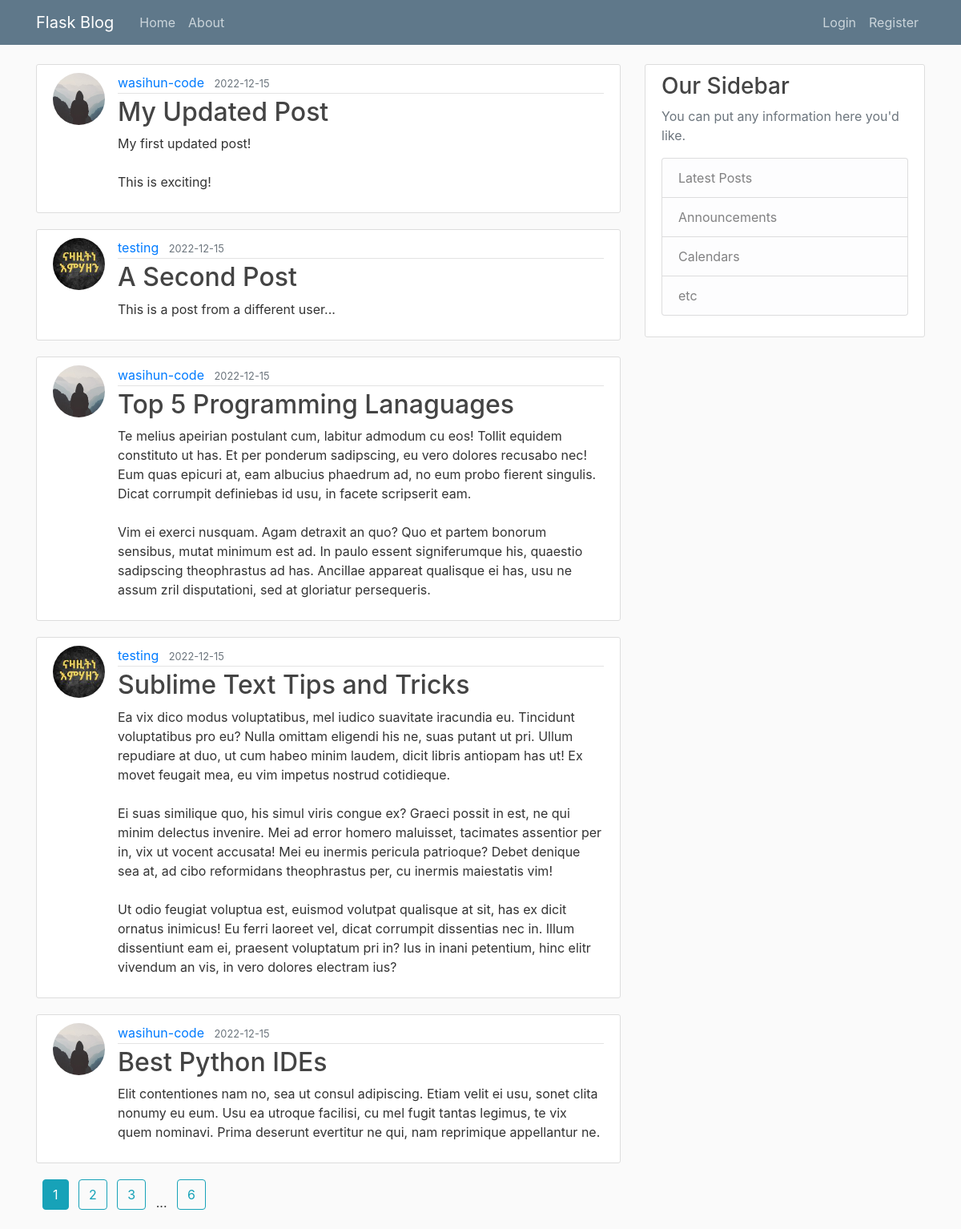
/index, run on the app's committed database.
### flaskblog/models.py (models this page shows, shortened)
class Post(db.Model):
    id = db.Column(db.Integer, primary_key=True)
    title = db.Column(db.String(100), nullable=False, unique=True)
    date_posted = db.Column(db.DateTime, nullable=False, default=datetime.utcnow())
    content = db.Column(db.Text, nullable=False)
    user_id = db.Column(db.Integer, db.ForeignKey("user.id"), nullable=False)

class User(db.Model, UserMixin):
    id = db.Column(db.Integer, primary_key=True)
    username = db.Column(db.String(20), unique=True, nullable=False)
    email = db.Column(db.String(120), unique=True, nullable=False)
    password = db.Column(db.String(60), nullable=False)
    image = db.Column(
        db.String(20),
        nullable=False,
        default="default.jpg",
    )
    posts = db.relationship("Post", backref="author", lazy=True)

### flaskblog/routes.py (the view)
@app.route("/")
@app.route("/index")
def index() -> str:
    page = request.args.get("page", 1, type=int)
    posts = Post.query.order_by(Post.date_posted.desc()).paginate(per_page=5, page=page)
    return render_template("index.html", posts=posts)

### flaskblog/templates/index.html (shortened to what this page needs)
{% extends 'layout.html' %}
{% block content %}
    {% for post in posts %}
        <article class="media content-section">
            <img class="rounded-circle article-img"
                src="{{url_for('static', filename='profile_pictures/'+post.author.image)}}" />
                <div class="media-body">
                    <div class="article-metadata">
                        <a class="mr-2" href="#">{{ post.author.username }}</a>
                        <small class="text-muted">{{ post.date_posted.strftime('%Y-%m-%d') }}</small>
                    </div>
                    <h2><a class="article-title" href=" {{ url_for('post', post_id=post.id) }} ">
                        {{ post.title }}</a></h2>
                    <p class="article-content">{{ post.content }}</p>
                </div>
        </article>
    {% endfor %}
    {% for page_num in posts.iter_pages(left_edge=1, right_edge=1, left_current=1, right_current=2) %}
        {% if page_num %}
            {% if posts.page == page_num %}
                <a class="btn btn-info ml-2 mb-4" href={{ url_for('index', page=page_num)}}> {{ page_num }} </a>
            {% else %}
                <a class="btn btn-outline-info ml-2 mb-4" href={{ url_for('index', page=page_num )}}> {{ page_num }} </a>
            {% endif %}
        {% else %}
            <span class="ml-2"> ... </span>
        {% endif %}
    {% endfor %}
{% endblock content %}

### flaskblog/templates/layout.html (shortened to what this page needs)
<!doctype html>
<html lang="en">
  <head>
    <link rel="stylesheet" href="https://stackpath.bootstrapcdn.com/bootstrap/4.3.1/css/bootstrap.min.css">
    <link rel="stylesheet" type="text/css" href=" {{ url_for('static', filename='styles.css') }}" />
  </head>
  <body>
    <header class="site-header">
        <nav class="navbar navbar-expand-md navbar-dark bg-steel fixed-top">
          <div class="container">
            <a class="navbar-brand mr-4" href="/">Flask Blog</a>
            <div class="collapse navbar-collapse" id="navbarToggle">
              <div class="navbar-nav mr-auto">
                <a class="nav-item nav-link" href="{{ url_for('index') }}">Home</a>
                <a class="nav-item nav-link" href="{{ url_for('about') }}">About</a>
              </div>
              <div class="navbar-nav">
                {% if current_user.is_authenticated %}
                    <a class="nav-item nav-link" href="{{ url_for('new_post') }}">New Post</a>
                    <a class="nav-item nav-link" href="{{ url_for('account') }}">Account</a>
                    <a class="nav-item nav-link" href="{{ url_for('logout') }}">Logout</a>
                {% else %}
                    <a class="nav-item nav-link" href="{{ url_for('login') }}">Login</a>
                    <a class="nav-item nav-link" href="{{ url_for('register') }}">Register</a>
                {% endif %}
              </div>
            </div>
          </div>
        </nav>
      </header>
      <main role="main" class="container mt-5">
        <div class="row">
          <div class="col-md-8">
            {% block content %}
            {% endblock %}
          </div>
          <div class="col-md-4">
            <div class="content-section">
              <h3>Our Sidebar</h3>
              <p class='text-muted'>You can put any information here you'd like.
                <ul class="list-group">
                  <li class="list-group-item list-group-item-light">Latest Posts</li>
                  <li class="list-group-item list-group-item-light">Announcements</li>
                  <li class="list-group-item list-group-item-light">Calendars</li>
                  <li class="list-group-item list-group-item-light">etc</li>
                </ul>
              </p>
            </div>
          </div>
        </div>
      </main>
    </body>
</html>

### flaskblog/static/styles.css (style rules this page uses)
body { background: #fafafa; color: #333333; margin-top: 5rem; }
h1, h2, h3, h4, h5, h6 { color: #444444; }
.bg-steel { background-color: #5f788a; }
.site-header .navbar-nav .nav-link { color: #cbd5db; }
.content-section { background: #ffffff; padding: 10px 20px; border: 1px solid #dddddd; border-radius: 3px; margin-bottom: 20px; }
.article-title { color: #444444; }
.article-content { white-space: pre-line; }
.article-img { height: 65px; width: 65px; margin-right: 16px; }
.article-metadata { padding-bottom: 1px; margin-bottom: 4px; border-bottom: 1px solid #e3e3e3 }

### data on the page
Post: image (placeholder picture), author.username "wasihun-code", date_posted "2022-12-15", title "My Updated Post", content "My first updated post! This is exciting!"
Post: image (picture), author.username "testing", date_posted "2022-12-15", title "A Second Post", content "This is a post from a different user..."
Post: image (placeholder picture), author.username "wasihun-code", date_posted "2022-12-15", title "Top 5 Programming Lanaguages", content "Te melius apeirian postulant cum, labitur admodum cu eos! Tollit equidem constituto ut has. Et per ponderum sadipscing, eu vero dolores recusabo nec! Eum quas epicuri at, eam albucius phaedrum ad, no eum probo fierent singulis. Dicat corrumpit definiebas id usu, in facete scripserit eam. Vim ei exerci nusquam. Agam detraxit an quo? Quo et partem bonorum sensibus, mutat minimum est ad. In paulo essent signiferumque his, quaestio sadipscing theophrastus ad has. Ancillae appareat qualisque ei has, usu ne assum zril disputationi, sed at gloriatur persequeris."
Post: image (picture), author.username "testing", date_posted "2022-12-15", title "Sublime Text Tips and Tricks", content "Ea vix dico modus voluptatibus, mel iudico suavitate iracundia eu. Tincidunt voluptatibus pro eu? Nulla omittam eligendi his ne, suas putant ut pri. Ullum repudiare at duo, ut cum habeo minim laudem, dicit libris antiopam has ut! Ex movet feugait mea, eu vim impetus nostrud cotidieque. Ei suas similique quo, his simul viris congue ex? Graeci possit in est, ne qui minim delectus invenire. Mei ad error homero maluisset, tacimates assentior per in, vix ut vocent accusata! Mei eu inermis pericula patrioque? Debet denique sea at, ad cibo reformidans theophrastus per, cu inermis maiestatis vim! Ut odio feugiat voluptua est, euismod volutpat qualisque at sit, has ex dicit ornatus inimicus! Eu…"
Post: image (placeholder picture), author.username "wasihun-code", date_posted "2022-12-15", title "Best Python IDEs", content "Elit contentiones nam no, sea ut consul adipiscing. Etiam velit ei usu, sonet clita nonumy eu eum. Usu ea utroque facilisi, cu mel fugit tantas legimus, te vix quem nominavi. Prima deserunt evertitur ne qui, nam reprimique appellantur ne."

### other printed values
{{ page_num }} "1"
{{ page_num }} "2" "3" "6"
